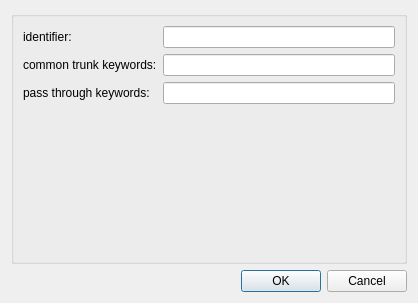
<?xml version="1.0" encoding="UTF-8"?>
<ui version="4.0">
 <class>ConfigureDialog</class>
 <widget class="QDialog" name="ConfigureDialog">
  <property name="geometry">
   <rect>
    <x>0</x>
    <y>0</y>
    <width>418</width>
    <height>303</height>
   </rect>
  </property>
  <property name="windowTitle">
   <string>Configure Step</string>
  </property>
  <layout class="QGridLayout" name="gridLayout">
   <item row="0" column="0">
    <widget class="QGroupBox" name="configGroupBox">
     <property name="title">
      <string/>
     </property>
     <layout class="QFormLayout" name="formLayout">
      <item row="0" column="0">
       <widget class="QLabel" name="labelIdentifier">
        <property name="text">
         <string>identifier:  </string>
        </property>
       </widget>
      </item>
      <item row="0" column="1">
       <widget class="QLineEdit" name="lineEditIdentifier"/>
      </item>
      <item row="1" column="0">
       <widget class="QLabel" name="labelCommontrunk">
        <property name="text">
         <string>common trunk keywords:</string>
        </property>
       </widget>
      </item>
      <item row="1" column="1">
       <widget class="QLineEdit" name="lineEditCommontrunk">
        <property name="toolTip">
         <string>A comma separated list of keywords that identify organs to be inserted via the common trunk mode. Note that these organ scaffolds will require corresponding templates.</string>
        </property>
       </widget>
      </item>
      <item row="2" column="0">
       <widget class="QLabel" name="labelPassthrough">
        <property name="text">
         <string>pass through keywords:</string>
        </property>
       </widget>
      </item>
      <item row="2" column="1">
       <widget class="QLineEdit" name="lineEditPassthrough">
        <property name="toolTip">
         <string>A comma separated list of keywords which identify scaffolds that are built in the same coordinate system as the whole body and do not require further processing.</string>
        </property>
       </widget>
      </item>
     </layout>
    </widget>
   </item>
   <item row="1" column="0">
    <widget class="QDialogButtonBox" name="buttonBox">
     <property name="orientation">
      <enum>Qt::Orientation::Horizontal</enum>
     </property>
     <property name="standardButtons">
      <set>QDialogButtonBox::StandardButton::Cancel|QDialogButtonBox::StandardButton::Ok</set>
     </property>
    </widget>
   </item>
  </layout>
 </widget>
 <resources/>
 <connections>
  <connection>
   <sender>buttonBox</sender>
   <signal>accepted()</signal>
   <receiver>ConfigureDialog</receiver>
   <slot>accept()</slot>
   <hints>
    <hint type="sourcelabel">
     <x>248</x>
     <y>254</y>
    </hint>
    <hint type="destinationlabel">
     <x>157</x>
     <y>274</y>
    </hint>
   </hints>
  </connection>
  <connection>
   <sender>buttonBox</sender>
   <signal>rejected()</signal>
   <receiver>ConfigureDialog</receiver>
   <slot>reject()</slot>
   <hints>
    <hint type="sourcelabel">
     <x>316</x>
     <y>260</y>
    </hint>
    <hint type="destinationlabel">
     <x>286</x>
     <y>274</y>
    </hint>
   </hints>
  </connection>
 </connections>
</ui>
